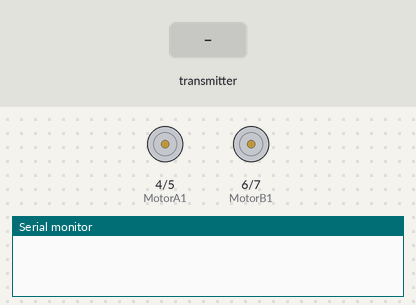
Recording of a sketch running on a simulated Arduino Uno, built with avr-gcc and run on an emulated ATmega328P. Parts: motor-driver pin pairs drawn as motors (green arrow = first pin HIGH = forward, orange = second pin HIGH = backward, longer = more drive, scaled by the enable pin), the last lines printed to the serial monitor. The test bench sets the inputs (shaded band). No radio packets arrive unless stated.

Above: at 1.2 s.
1.3 s: the transmitter starts sending rpitchr.0 = 50
At 1.8 s:
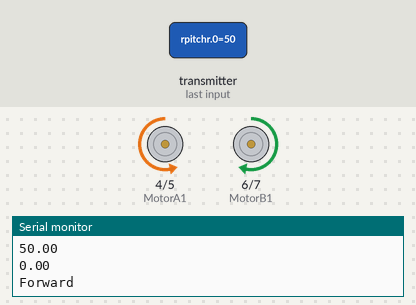
2.8 s: the transmitter starts sending rpitchr.0 = 25
At 4.0 s:
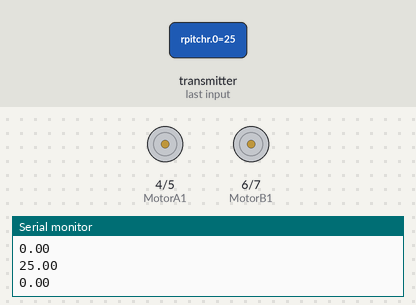
4.3 s: the transmitter starts sending rpitchr.1 = 50
At 5.2 s:
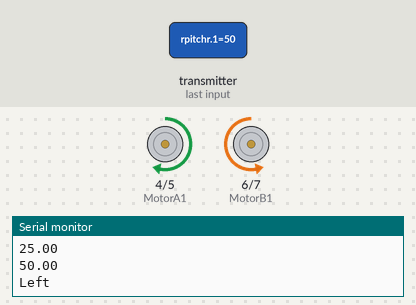
5.8 s: the transmitter starts sending rpitchr.1 = 0
At 6.4 s:
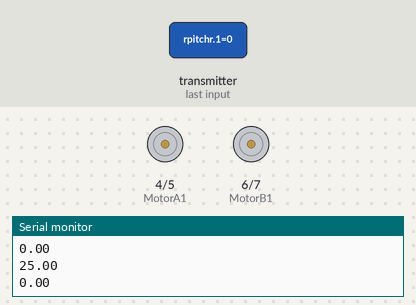
7.3 s: the transmitter starts sending rpitchr.1 = 100
At 8.7 s:
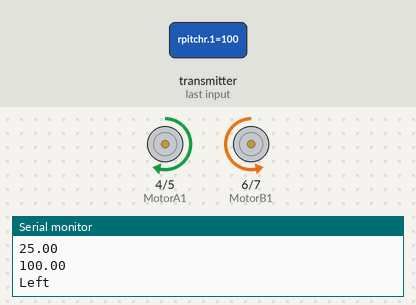
Timing chart, 0 to 9.8 s (numbered marks = the images above; inputs shaded):
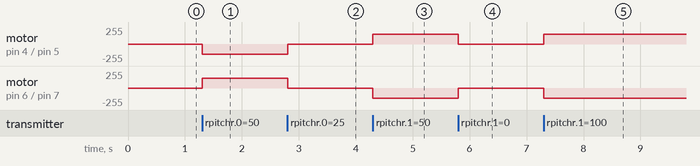

Measured:
- after the input at 1.3 s, motor on pin 4 (MotorA1) / pin 5 (MotorA2): stopped → backward 150/255 at once; motor on pin 6 (MotorB1) / pin 7 (MotorB2): stopped → forward 150/255 at once
- after the input at 2.8 s, motor on pin 4 (MotorA1) / pin 5 (MotorA2): backward 150/255 → stopped at once; motor on pin 6 (MotorB1) / pin 7 (MotorB2): forward 150/255 → stopped at once
- after the input at 4.3 s, motor on pin 4 (MotorA1) / pin 5 (MotorA2): stopped → forward 150/255 at once; motor on pin 6 (MotorB1) / pin 7 (MotorB2): stopped → backward 150/255 at once
- after the input at 5.8 s, motor on pin 4 (MotorA1) / pin 5 (MotorA2): forward 150/255 → stopped at once; motor on pin 6 (MotorB1) / pin 7 (MotorB2): backward 150/255 → stopped at once
- after the input at 7.3 s, motor on pin 4 (MotorA1) / pin 5 (MotorA2): stopped → forward 150/255 at once; motor on pin 6 (MotorB1) / pin 7 (MotorB2): stopped → backward 150/255 at once

The sketch:

GESTURE_RECEIVER_CODE_MPU6050.ino
```cpp
#include<SPI.h>
#include<nRF24L01.h>
#include<RF24.h>

int ENA = 3;
int ENB = 9;
int MotorA1 = 4;
int MotorA2 = 5;
int MotorB1 = 6;
int MotorB2 = 7;

RF24 radio(8, 10);

const byte address[6] = "00001";

/*struct data {
  String pitch;
  String roll;

};
data receive_data;*/
float roll;
float pitch;


void setup() {
  // put your setup code here, to run once:
Serial.begin(115200);
radio.begin();
radio.openReadingPipe(0,address);
radio.setPALevel(RF24_PA_MIN);
radio.setDataRate(RF24_250KBPS);
radio.startListening();
pinMode(ENA, OUTPUT);
pinMode(ENB, OUTPUT);
pinMode(MotorA1, OUTPUT);
pinMode(MotorA2, OUTPUT);
pinMode(MotorB1, OUTPUT);
pinMode(MotorB2, OUTPUT);
}


void loop() {
  // put your main code here, to run repeatedly
 while(radio.available()) {
    float rpitchr[2];
    radio.read(&rpitchr, sizeof(rpitchr));
    roll = rpitchr[0];
    pitch = rpitchr[1];
    //Serial.println("received");
    Serial.println(roll);
    Serial.println(pitch);
 if(roll > 40) {
  Serial.println("Forward");
  digitalWrite(MotorA1, LOW);
  digitalWrite(MotorA2, HIGH);
  digitalWrite(MotorB1, HIGH);
  digitalWrite(MotorB2, LOW);
  analogWrite(ENA, 150);
  analogWrite(ENB, 150);

}else if(pitch > 40) {
  Serial.println("Left");
  digitalWrite(MotorA1, HIGH);
  digitalWrite(MotorA2, LOW);
  digitalWrite(MotorB1, LOW);
  digitalWrite(MotorB2, HIGH);
  analogWrite(ENA, 150);
  analogWrite(ENB, 150);
} else if(roll < -40){
  Serial.println("Backward");
  digitalWrite(MotorA1, HIGH);
  digitalWrite(MotorA2, LOW);
  digitalWrite(MotorB1, HIGH);
  digitalWrite(MotorB2, LOW);
  analogWrite(ENA, 150);
  analogWrite(ENB, 150);
}else if(pitch < -40){
  Serial.println("Right");
  digitalWrite(MotorA1, LOW);
  digitalWrite(MotorA2, HIGH);
  digitalWrite(MotorB1, LOW);
  digitalWrite(MotorB2, HIGH);
  analogWrite(ENA, 150);
  analogWrite(ENB, 150);
}else {
  digitalWrite(MotorA1, LOW);
  digitalWrite(MotorA2, LOW);
  digitalWrite(MotorB1, LOW);
  digitalWrite(MotorB2, LOW);
  analogWrite(ENA, 0);
  analogWrite(ENB, 0);
  }
 }
}
```
